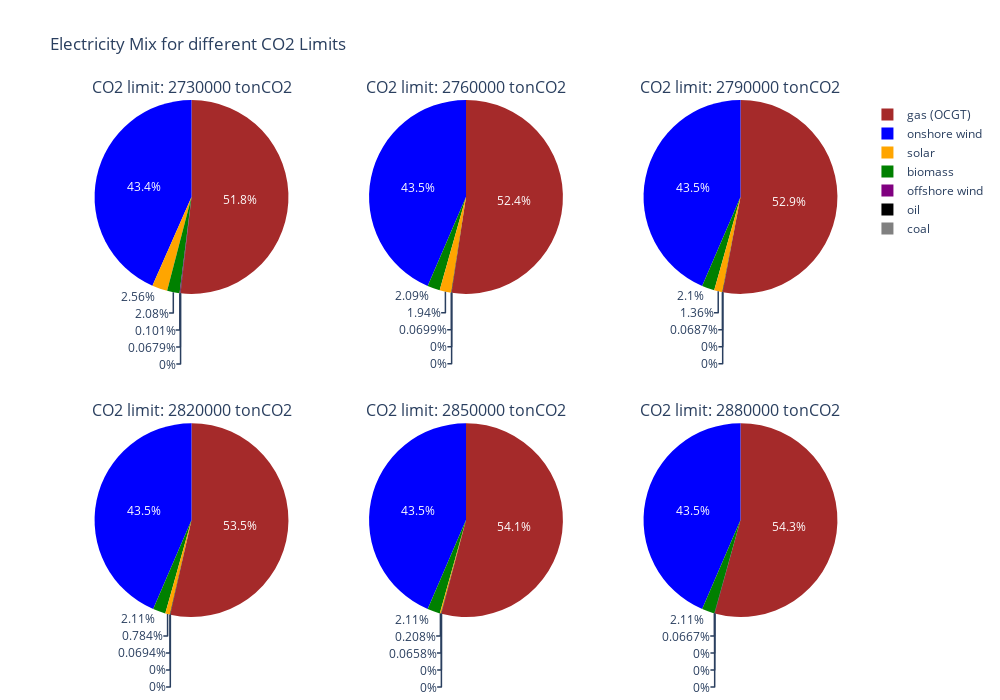

Write notebook code for a chart like this one.
### Code cell
from plotly.subplots import make_subplots

# Create a 2-row, 3-column subplot layout
fig = make_subplots(rows=2, cols=3, 
                    specs=[[{'type': 'domain'}]*3, [{'type': 'domain'}]*3],
                    subplot_titles=[f"CO2 limit: {limit} tonCO2" for limit in objectives.keys()])

colors = ['blue', 'orange', 'brown', 'grey', 'green', 'black', 'purple']
labels = ['onshore wind', 'solar', 'gas (OCGT)', 'coal', 'biomass', 'oil', 'offshore wind']

# Add a pie chart for each CO2 limit
row, col = 1, 1
for i, co2_limit in enumerate(objectives.keys()):
    gen = generations[co2_limit]
    sizes = [
        gen['onshorewind'].sum(),
        gen['solar'].sum(),
        gen['OCGT'].sum(),
        gen['Coal'].sum(),
        gen['Biomass'].sum(),
        gen['Oil'].sum(),
        gen['offshorewind'].sum()
    ]

    fig.add_trace(go.Pie(labels=labels, values=sizes, marker=dict(colors=colors), name=str(co2_limit)),
                  row=row, col=col)

    # Update row/col
    col += 1
    if col > 3:
        col = 1
        row += 1

fig.update_layout(title_text="Electricity Mix for different CO2 Limits", height=700, width=1000)
fig.show()
#pio.write_image(fig, "electricity_mix_co2_constraint.pdf", format='pdf')

### Figure 1 — Plotly figure (JSON) as saved in the notebook; plotly's stock layout.template omitted (floating-point values rounded to 4 significant figures)
{"data": [{"domain": {"x": [0, 0.2889], "y": [0.625, 1]}, "labels": ["onshore wind", "solar", "gas (OCGT)", "coal", "biomass", "oil", "offshore wind"], "marker": {"colors": ["blue", "orange", "brown", "grey", "green", "black", "purple"]}, "name": "2730000", "type": "pie", "values": [11530000.0, 680100.0, 13760000.0, 0, 552400.0, 18030.0, 26800.0]}, {"domain": {"x": [0.3556, 0.6444], "y": [0.625, 1]}, "labels": ["onshore wind", "solar", "gas (OCGT)", "coal", "biomass", "oil", "offshore wind"], "marker": {"colors": ["blue", "orange", "brown", "grey", "green", "black", "purple"]}, "name": "2760000", "type": "pie", "values": [11570000.0, 515700.0, 13920000.0, 0, 555100.0, 18570.0, 0]}, {"domain": {"x": [0.7111, 1], "y": [0.625, 1]}, "labels": ["onshore wind", "solar", "gas (OCGT)", "coal", "biomass", "oil", "offshore wind"], "marker": {"colors": ["blue", "orange", "brown", "grey", "green", "black", "purple"]}, "name": "2790000", "type": "pie", "values": [11570000.0, 361700.0, 14070000.0, 0, 557500.0, 18250.0, 0]}, {"domain": {"x": [0, 0.2889], "y": [0, 0.375]}, "labels": ["onshore wind", "solar", "gas (OCGT)", "coal", "biomass", "oil", "offshore wind"], "marker": {"colors": ["blue", "orange", "brown", "grey", "green", "black", "purple"]}, "name": "2820000", "type": "pie", "values": [11570000.0, 208400.0, 14220000.0, 0, 559400.0, 18450.0, 0]}, {"domain": {"x": [0.3556, 0.6444], "y": [0, 0.375]}, "labels": ["onshore wind", "solar", "gas (OCGT)", "coal", "biomass", "oil", "offshore wind"], "marker": {"colors": ["blue", "orange", "brown", "grey", "green", "black", "purple"]}, "name": "2850000", "type": "pie", "values": [11570000.0, 55220.0, 14370000.0, 0, 560700.0, 17480.0, 0]}, {"domain": {"x": [0.7111, 1], "y": [0, 0.375]}, "labels": ["onshore wind", "solar", "gas (OCGT)", "coal", "biomass", "oil", "offshore wind"], "marker": {"colors": ["blue", "orange", "brown", "grey", "green", "black", "purple"]}, "name": "2880000", "type": "pie", "values": [11570000.0, 0, 14430000.0, 0, 561200.0, 17730.0, 0]}], "layout": {"annotations": [{"font": {"size": 16}, "showarrow": false, "text": "CO2 limit: 2730000 tonCO2", "x": 0.1444, "xanchor": "center", "xref": "paper", "y": 1, "yanchor": "bottom", "yref": "paper"}, {"font": {"size": 16}, "showarrow": false, "text": "CO2 limit: 2760000 tonCO2", "x": 0.5, "xanchor": "center", "xref": "paper", "y": 1, "yanchor": "bottom", "yref": "paper"}, {"font": {"size": 16}, "showarrow": false, "text": "CO2 limit: 2790000 tonCO2", "x": 0.8556, "xanchor": "center", "xref": "paper", "y": 1, "yanchor": "bottom", "yref": "paper"}, {"font": {"size": 16}, "showarrow": false, "text": "CO2 limit: 2820000 tonCO2", "x": 0.1444, "xanchor": "center", "xref": "paper", "y": 0.375, "yanchor": "bottom", "yref": "paper"}, {"font": {"size": 16}, "showarrow": false, "text": "CO2 limit: 2850000 tonCO2", "x": 0.5, "xanchor": "center", "xref": "paper", "y": 0.375, "yanchor": "bottom", "yref": "paper"}, {"font": {"size": 16}, "showarrow": false, "text": "CO2 limit: 2880000 tonCO2", "x": 0.8556, "xanchor": "center", "xref": "paper", "y": 0.375, "yanchor": "bottom", "yref": "paper"}], "height": 700, "title": {"text": "Electricity Mix for different CO2 Limits"}, "width": 1000}}
